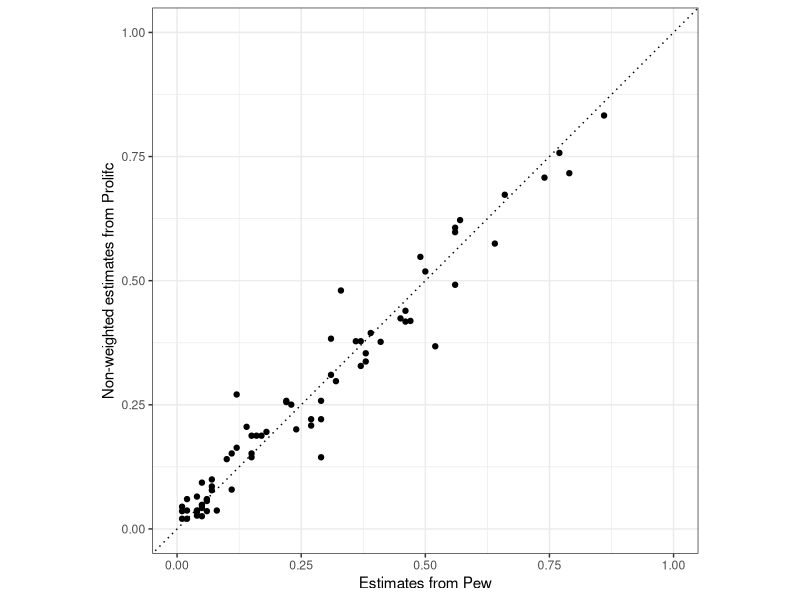
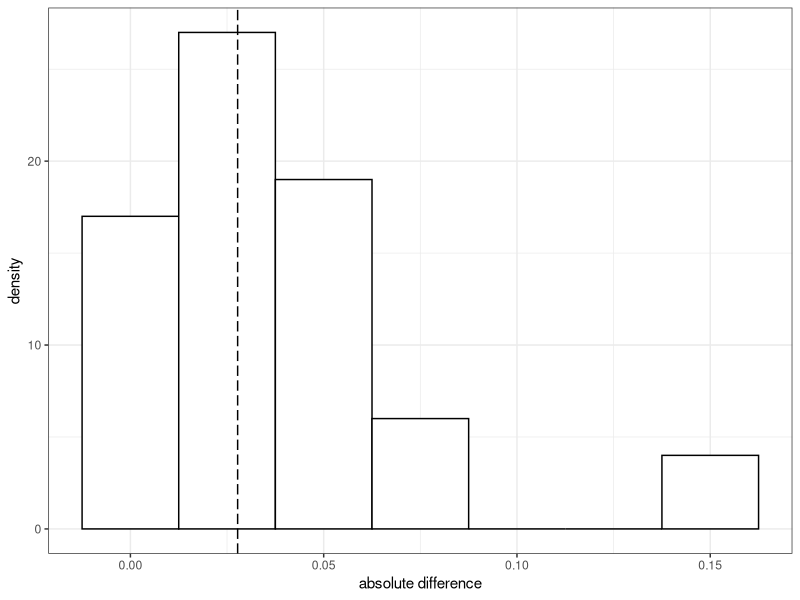
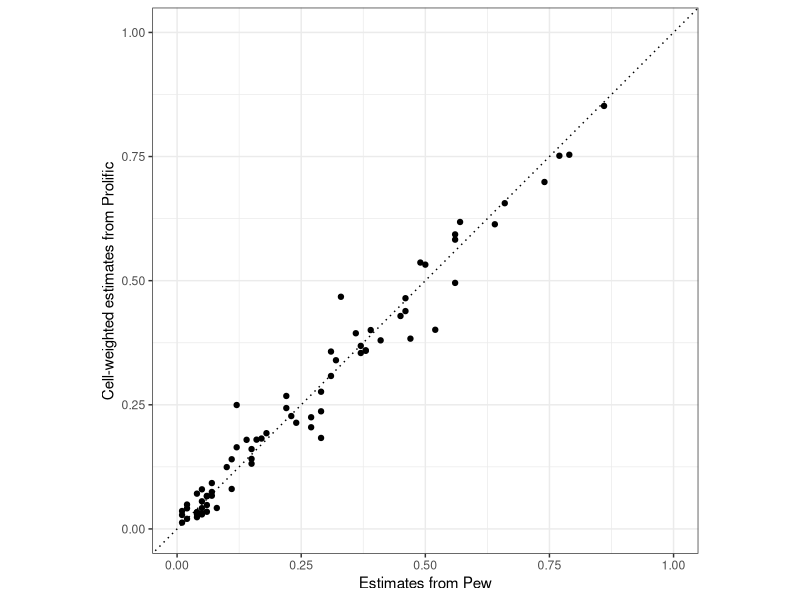
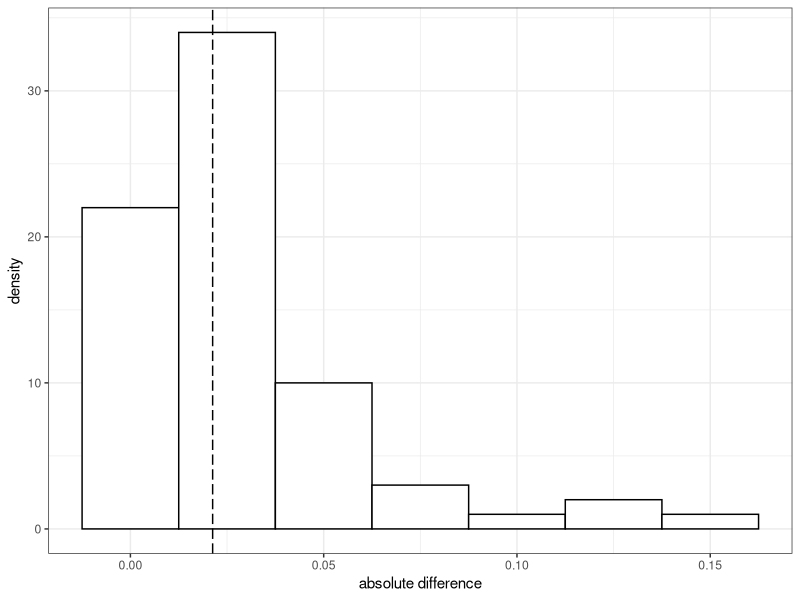
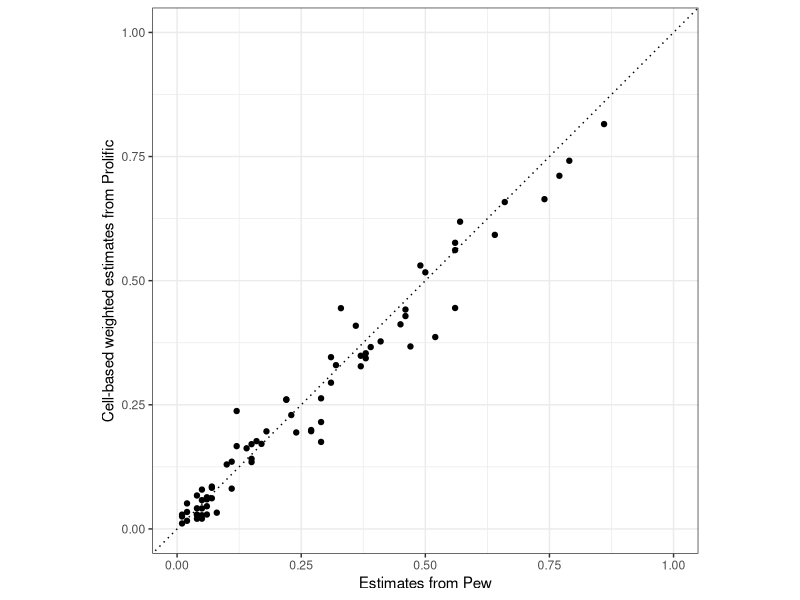
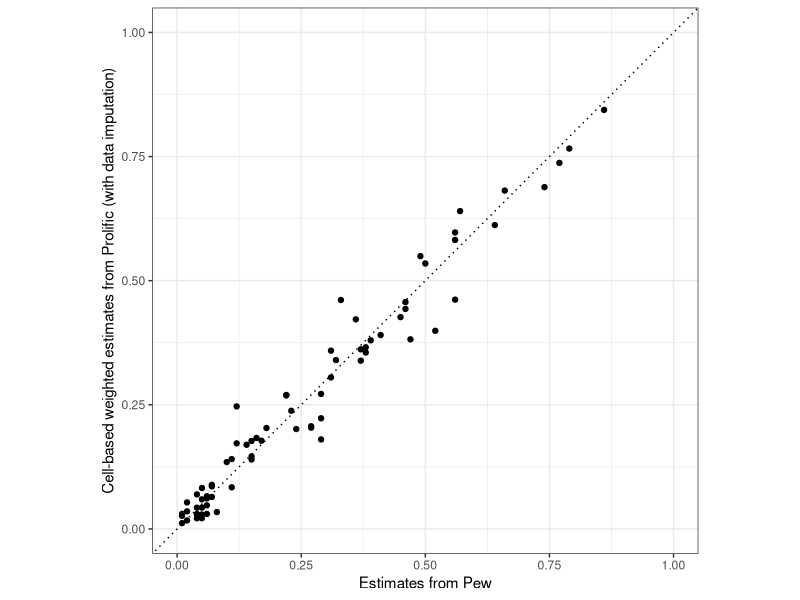
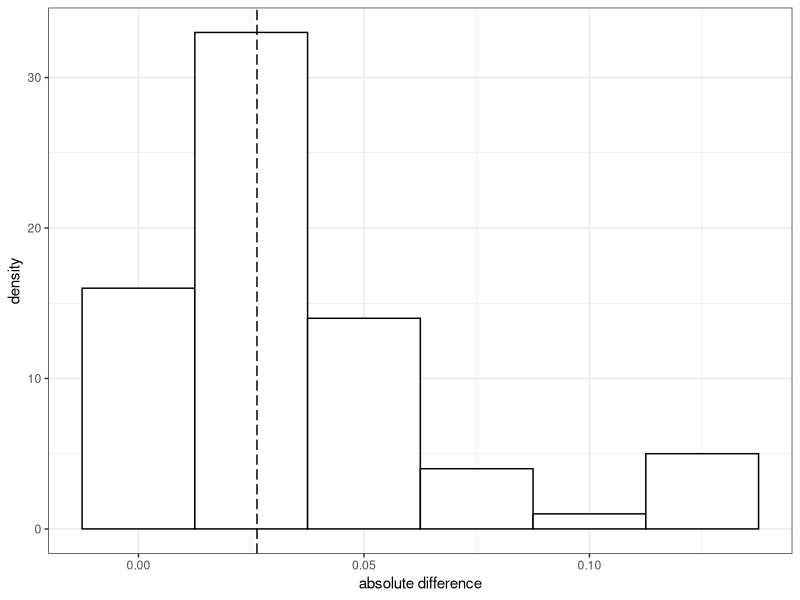
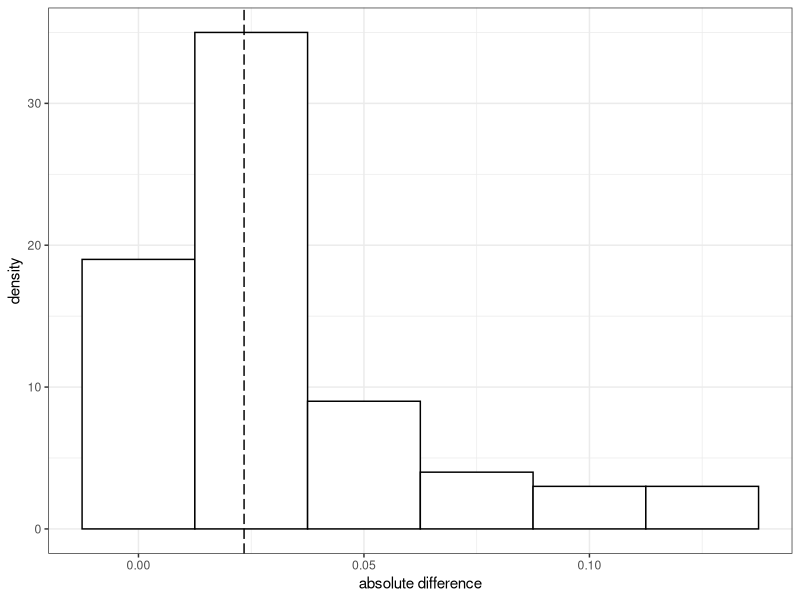

Source code (R) for these figures, in order:
## ---- chunk 1
knitr::opts_chunk$set(echo = FALSE, message = FALSE, warning = FALSE)

# packages
library(tidyverse)

# set working directory (not necessary if you work in RMD)
# setwd("")

## ---- chunk 2

# read in pre-processed simulated data file
prolific <- read.csv("data-simulated/survey-simulated-clean.csv")

# read in census data
census <- read.csv("data-census/census-2021-cleaned.csv", sep = ";")
## as our target population are adults, we drop <18 year olds
census <- census %>%
  filter(age_group != "<18")

# load Eurobarometer benchmarks
eb_means <- read.csv("data-eurobarometer/eb99_2023_means.csv", sep = ";")
eb_means <- eb_means %>% 
  select(varname_sicss, proportion) %>%
  rename("estimate_eb" = proportion)
## ---- chunk 3
# take the mean of survey responses in Prolific data
prolific_means <- prolific %>% select(-c(
  "timestamp", "consent", "prolific_id", "age", "sex", "region",
  "education", "party", "age_group")) %>%
  summarise_all(~mean(., na.rm = T))

# reshape from wide to long
## call question column "varname_sicss", same as in EB data, and mean
prolific_means <- prolific_means %>% 
  gather(varname_sicss, mean)

# preview
head(prolific_means)
## ---- chunk 4

# merge Prolific mean estimates with Eurobarometer benchmark
mean_est <- inner_join(
  eb_means, 
  prolific_means, by = c("varname_sicss"))

# make function for plot
plot_comparison <- function(est_table, method, caption){
  graph <-  ggplot(est_table, 
                   aes(x = estimate_eb, y = method)) + 
  geom_point() + 
  labs(x = "Estimates from Pew", y = caption) +
  scale_x_continuous(limits = c(0,1)) + 
  scale_y_continuous(limits = c(0,1)) + 
  geom_abline(intercept = 0, slope = 1, linetype = "dotted") + 
  coord_fixed() +
  theme_bw()
  return(graph)
}  

# plot
plot_comparison(
  est_table = mean_est, 
  method = mean_est$mean, 
  caption = "Non-weighted estimates from Prolifc")

## ---- chunk 5

# calculate difference
mean_est$diff <- abs(mean_est$mean - mean_est$estimate_eb)

# function for plotting difference
plot_diff <- function(est_table){
  diff_graph <- ggplot(est_table, aes(x = diff)) + 
  geom_histogram(binwidth = .025, 
                 colour = "black", fill = "white")  + 
  geom_vline(aes(xintercept = median(diff)), linetype = "longdash") + 
  labs(x = "absolute difference", y = "density") + 
  theme_bw()
  return(diff_graph)
}

# plot
plot_diff(mean_est)


## ---- chunk 6

# get total census population
N <- sum(census$POP)

# calculate group weights 
population_counts <- census %>% 
  group_by(sex, age_group) %>%
  summarise(group_weight = sum(POP)/N)

# check that weights sum to one
if (sum(population_counts$group_weight) != 1) {print("weights don't sum to 1")}

# calculate group means for each question response
sample_counts <- prolific %>%
  group_by(sex, age_group) %>% 
  select(-c("timestamp", "consent", "prolific_id", "age", "region",
            "education", "party")) %>%
  summarise_all(list(~mean(.,na.rm = T)))

# check that there are no empty cells
if (nrow(sample_counts) < nrow(population_counts)) {
  print("GROUPS MISSING:")
  print(nrow(population_counts) - nrow(sample_counts))
}

# merge population counts with sample counts
cell_based <- left_join(
  population_counts, 
  sample_counts, 
  by = c("sex", "age_group"))

# reshape to long
cell_based_long <- cell_based %>% 
  gather(varname_sicss, mean, -c(sex, age_group, group_weight), na.rm = F)

# multiply the group means and group weights 
cell_based_long <- cell_based_long %>%
  mutate(weighted_mean = group_weight*mean)

# sum weighted means, grouping by question
prolific_cell_est <- cell_based_long %>% 
  group_by(varname_sicss) %>%
  summarise(cell_estimate = sum(weighted_mean, na.rm = T))

head(prolific_cell_est)
## ---- chunk 7
# merge mturk cell-based weighted estimates with benchmark
simple_cell_est <- inner_join(
  eb_means, 
  prolific_cell_est, 
  by = c("varname_sicss"))

# plot (you can use the function we created above)
plot_comparison(
  est_table = simple_cell_est, 
  method = simple_cell_est$cell_estimate, 
  caption = "Cell-weighted estimates from Prolific")

## ---- chunk 8

#calculate difference
simple_cell_est$diff <- abs(simple_cell_est$cell_estimate - simple_cell_est$estimate_eb)

#plot
plot_diff(simple_cell_est)

## ---- chunk 9

# get total population
N <- sum(census$POP)

# create weight by grouping by demographic categories,
# then summing each cell and dividing by total pop
population_counts <- census %>% 
  group_by(sex, age_group, region) %>% 
  summarise(group_weight = sum(POP)/N)

# check that weights sum to one
if (sum(population_counts$group_weight) != 1) {
  print("weights don't sum to one")
}

# calculate group means for each question response
sample_counts <- prolific %>% 
  group_by(sex, age_group, region) %>%
  select(-c("timestamp", "consent", "prolific_id", "age",
            "education", "party")) %>%
  summarise_all(list(~mean(.,na.rm = T)))

# check how many groups are missing
if (nrow(sample_counts) < nrow(population_counts)) {
  print("GROUPS MISSING:")
  print(nrow(population_counts) - nrow(sample_counts))
}

# merge population counts with sample counts
## left join to retain all groups in population, even if not in sample
cell_based <- left_join(
  population_counts, 
  sample_counts, 
  by = c("sex", "age_group", "region"))

# reshape wide to long
cell_based_long <- cell_based %>% 
  gather(varname_sicss, mean, 
         -c(sex, age_group, region, group_weight), na.rm = F)

# multiply the group means and group weights 
cell_based_long <- cell_based_long %>%
  mutate(weighted_mean = group_weight*mean)

# sum weighted means, grouping by question
prolific_cell_est <- cell_based_long %>% 
  group_by(varname_sicss) %>%
  summarise(cell_estimate = sum(weighted_mean, na.rm = T))

head(prolific_cell_est)

## ---- chunk 10

# isolate missing groups
missing_groups <- cell_based_long %>% 
  filter(is.na(mean))

# merge sample means vector created in 1.1 (prolific_means) 
missing_groups_imputed <- inner_join(
  missing_groups, prolific_means, 
  by = c("varname_sicss")) %>%
  select(-mean.x, -weighted_mean) %>%
  rename(mean = mean.y)

# now merge back with all non-missing groups (stored in cell_based_long)
cell_based_long_imputed <- missing_groups_imputed %>%
  right_join(., cell_based_long,
    by = c("sex", "age_group", "region", "group_weight" , "varname_sicss")) %>%
  mutate(mean = ifelse(is.na(mean.x), mean.y, mean.x)) %>%
  select(-mean.x, -mean.y, -weighted_mean) %>%
  # and recalculate weighted means  
  mutate(weighted_mean_imputed = group_weight*mean)

# then sum the group-specific weighted means, grouping by question
prolific_cell_est_imputed <- cell_based_long_imputed %>% 
  group_by(varname_sicss) %>%
  summarise(cell_estimate = sum(weighted_mean_imputed, na.rm = T))

head(prolific_cell_est_imputed)

## ---- chunk 11

################################## WITH NO IMPUTATION ###################################

# merge mturk cell-based weighted estimates with benchmark
cell_based_est <- inner_join(
  eb_means, prolific_cell_est, 
  by = c("varname_sicss"))

#plot
plot_comparison(
  est_table = cell_based_est, 
  method = cell_based_est$cell_estimate, 
  caption = "Cell-based weighted estimates from Prolific")

################################## WITH IMPUTATION ######################################

# merge mturk cell-based weighted estimates with benchmark
cell_based_est_imputed <- inner_join(
  eb_means, prolific_cell_est_imputed, by = c("varname_sicss"))

#plot
plot_comparison(
  est_table = cell_based_est_imputed, 
  method = cell_based_est_imputed$cell_estimate, 
  caption = "Cell-based weighted estimates from Prolific (with data imputation)")

## ---- chunk 12

#################################### WITH NO IMPUTATION #################################

# calculate difference
cell_based_est$diff <- abs(cell_based_est$cell_estimate - cell_based_est$estimate_eb)

# plot
plot_diff(cell_based_est)

#################################### IMPUTATION #######################################

# calculate difference
cell_based_est_imputed$diff <- abs(
  cell_based_est_imputed$cell_estimate - cell_based_est_imputed$estimate_eb)

# plot
plot_diff(cell_based_est_imputed)


## ---- chunk 13

# for this, we will need convert everything into factors
prolific_fac <- prolific %>% 
  mutate(across(everything(), ~ as.factor(.)))

# Now we will regress each survey answer on demographic characteristics and
# use those model parameters to generate predicted probabilities for each group
# loop through each survey answer and store each vector of pred.probs in a matrix

# but first, write a warning function for later to make sure 
# that all estimates are 0 to 1 inclusive
prob_range_warning <- function(predictions){
  if (any(predictions < 0)) {
    warning("some predictions less than zero")
    } 
  if (any(predictions > 1)) {
    warning("some predictions more than one")
    } 
}

# create a character vector of the 73 substantive variable names
relevant_questions <- prolific %>%
 select(-c("timestamp", "consent", "prolific_id", "sex", "region", 
           "age", "age_group", "education", "party")) %>% colnames()
  
  colnames(data)[!colnames(data) %in% c("sex", "age_cat", "region", "race")]

# create container
model_predictions <- as.data.frame(
  matrix(nrow = nrow(population_counts), 
         ncol = length(relevant_questions), NA))
colnames(model_predictions) <- relevant_questions

# loop through
for (i in relevant_questions) {
  # get outcome
  outcome <- prolific_fac[, i]
  # fit model
  model <- glm(outcome ~ sex + age_group + region, data = prolific_fac,
             family = binomial(link = "logit"))
  # create predicted probabilities
  reg_predicted_values <- predict(
    model, newdata = population_counts, type = "response")
  # check for errors
  prob_range_warning(reg_predicted_values)
  # store in container
  model_predictions[ , i] <- reg_predicted_values
}

# bind demographic categories to predictions
model_wide <- bind_cols(population_counts, model_predictions)

# reshape wide to long
model_long <- model_wide %>% 
  gather(varname_sicss, predicted_value, 
         -c(sex, age_group, region, group_weight),
         na.rm = F) 

# weight predictions and sum by qid
model_est <- model_long %>%
  mutate(weighted_prediction = group_weight*predicted_value) %>%
  group_by(varname_sicss) %>%
  summarise(model_prediction = sum(weighted_prediction, na.rm = T)) 

# merge with pew benchmarks
prolific_model_est <- inner_join(
  eb_means, model_est, by = c("varname_sicss"))
## ---- chunk 14

plot_comparison(
  est_table = prolific_model_est,
  method = prolific_model_est$model_prediction,
  caption = "Model-based predicted values") 

## ---- chunk 15

prolific_model_est$diff <- abs(
  prolific_model_est$model_prediction - prolific_model_est$estimate_eb)

#plot
plot_diff(prolific_model_est)

## ---- chunk 16

